Frame 1 (no input): blank canvas, image omitted
Frame 60 (the mouse pressed at the canvas centre just before this capture): blank canvas, image omitted
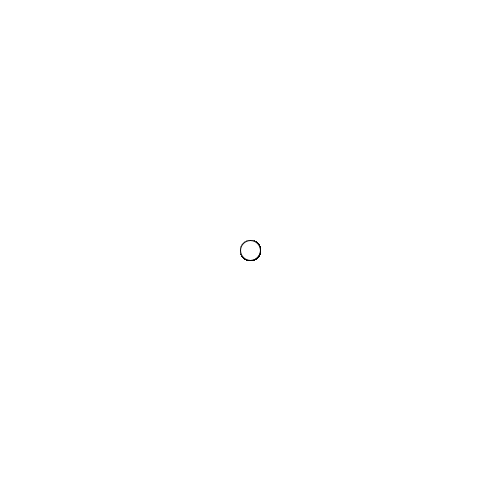
Frame 120 (the mouse held since frame 60 and released just before this capture)

The Processing sketch whose frames 1 and 60 were blank and that drew this single picture after the mouse press (run headless with seeded random() and noise(); from frame 60 on, the mouse is pressed at the canvas centre):

// Processing sketch: mouse_events
// ── mouse_events.pde
void setup(){
  size(500,500);
  background(255);
}

void draw(){
  if(mousePressed){
    ellipse(mouseX, mouseY, 20,20);
  }
}

void mousePressed(){
  background(0);
}

void mouseReleased(){
  background(255);
}
